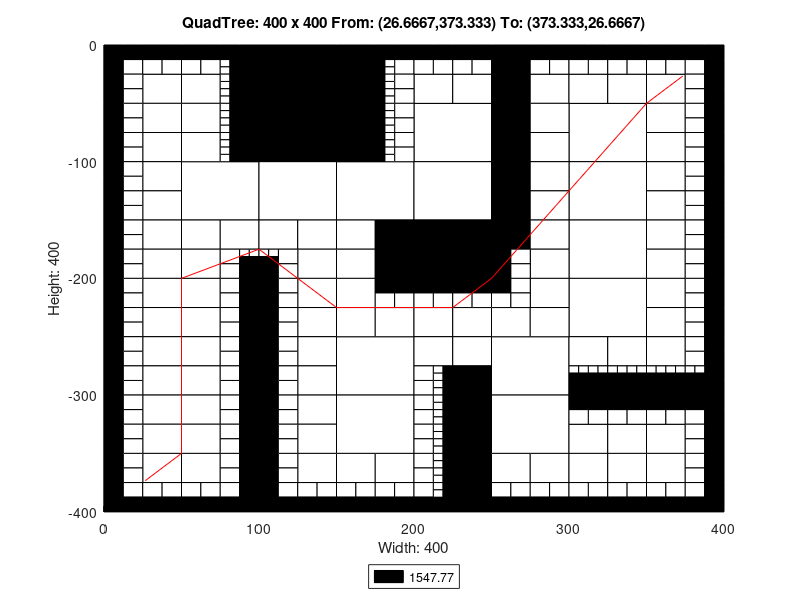

This chart was generated by the following MATLAB code:
axis([0 400 -400 0]);
title('QuadTree: 400 x 400 From: (26.6667,373.333) To: (373.333,26.6667)');
xlabel('Width: 400');
ylabel('Height: 400');
rectangle('Position',[100 -50 50 50], 'FaceColor',[0 0 0]);
rectangle('Position',[100 -100 50 50], 'FaceColor',[0 0 0]);
rectangle('Position',[50 -150 50 50], 'FaceColor',[1 1 1]);
rectangle('Position',[100 -150 50 50], 'FaceColor',[1 1 1]);
rectangle('Position',[150 -150 50 50], 'FaceColor',[1 1 1]);
rectangle('Position',[200 -100 50 50], 'FaceColor',[1 1 1]);
rectangle('Position',[300 -100 50 50], 'FaceColor',[1 1 1]);
rectangle('Position',[200 -150 50 50], 'FaceColor',[1 1 1]);
rectangle('Position',[200 -200 50 50], 'FaceColor',[0 0 0]);
rectangle('Position',[300 -150 50 50], 'FaceColor',[1 1 1]);
rectangle('Position',[300 -200 50 50], 'FaceColor',[1 1 1]);
rectangle('Position',[150 -300 50 50], 'FaceColor',[1 1 1]);
rectangle('Position',[150 -350 50 50], 'FaceColor',[1 1 1]);
rectangle('Position',[250 -300 50 50], 'FaceColor',[1 1 1]);
rectangle('Position',[300 -250 50 50], 'FaceColor',[1 1 1]);
rectangle('Position',[250 -350 50 50], 'FaceColor',[1 1 1]);
rectangle('Position',[25 -50 25 25], 'FaceColor',[1 1 1]);
rectangle('Position',[50 -50 25 25], 'FaceColor',[1 1 1]);
rectangle('Position',[25 -75 25 25], 'FaceColor',[1 1 1]);
rectangle('Position',[25 -100 25 25], 'FaceColor',[1 1 1]);
rectangle('Position',[50 -75 25 25], 'FaceColor',[1 1 1]);
rectangle('Position',[50 -100 25 25], 'FaceColor',[1 1 1]);
rectangle('Position',[150 -25 25 25], 'FaceColor',[0 0 0]);
rectangle('Position',[150 -50 25 25], 'FaceColor',[0 0 0]);
rectangle('Position',[150 -75 25 25], 'FaceColor',[0 0 0]);
rectangle('Position',[150 -100 25 25], 'FaceColor',[0 0 0]);
rectangle('Position',[25 -125 25 25], 'FaceColor',[1 1 1]);
rectangle('Position',[25 -150 25 25], 'FaceColor',[1 1 1]);
rectangle('Position',[25 -175 25 25], 'FaceColor',[1 1 1]);
rectangle('Position',[25 -200 25 25], 'FaceColor',[1 1 1]);
rectangle('Position',[50 -175 25 25], 'FaceColor',[1 1 1]);
rectangle('Position',[75 -175 25 25], 'FaceColor',[1 1 1]);
rectangle('Position',[50 -200 25 25], 'FaceColor',[1 1 1]);
rectangle('Position',[100 -175 25 25], 'FaceColor',[1 1 1]);
rectangle('Position',[125 -175 25 25], 'FaceColor',[1 1 1]);
rectangle('Position',[125 -200 25 25], 'FaceColor',[1 1 1]);
rectangle('Position',[150 -175 25 25], 'FaceColor',[1 1 1]);
rectangle('Position',[175 -175 25 25], 'FaceColor',[0 0 0]);
rectangle('Position',[150 -200 25 25], 'FaceColor',[1 1 1]);
rectangle('Position',[175 -200 25 25], 'FaceColor',[0 0 0]);
rectangle('Position',[200 -50 25 25], 'FaceColor',[1 1 1]);
rectangle('Position',[225 -50 25 25], 'FaceColor',[1 1 1]);
rectangle('Position',[250 -25 25 25], 'FaceColor',[0 0 0]);
rectangle('Position',[250 -50 25 25], 'FaceColor',[0 0 0]);
rectangle('Position',[275 -50 25 25], 'FaceColor',[1 1 1]);
rectangle('Position',[250 -75 25 25], 'FaceColor',[0 0 0]);
rectangle('Position',[275 -75 25 25], 'FaceColor',[1 1 1]);
rectangle('Position',[250 -100 25 25], 'FaceColor',[0 0 0]);
rectangle('Position',[275 -100 25 25], 'FaceColor',[1 1 1]);
rectangle('Position',[300 -50 25 25], 'FaceColor',[1 1 1]);
rectangle('Position',[325 -50 25 25], 'FaceColor',[1 1 1]);
rectangle('Position',[350 -50 25 25], 'FaceColor',[1 1 1]);
rectangle('Position',[350 -75 25 25], 'FaceColor',[1 1 1]);
rectangle('Position',[350 -100 25 25], 'FaceColor',[1 1 1]);
rectangle('Position',[250 -125 25 25], 'FaceColor',[0 0 0]);
rectangle('Position',[275 -125 25 25], 'FaceColor',[1 1 1]);
rectangle('Position',[250 -150 25 25], 'FaceColor',[0 0 0]);
rectangle('Position',[275 -150 25 25], 'FaceColor',[1 1 1]);
rectangle('Position',[250 -175 25 25], 'FaceColor',[0 0 0]);
rectangle('Position',[275 -175 25 25], 'FaceColor',[1 1 1]);
rectangle('Position',[275 -200 25 25], 'FaceColor',[1 1 1]);
rectangle('Position',[350 -125 25 25], 'FaceColor',[1 1 1]);
rectangle('Position',[350 -150 25 25], 'FaceColor',[1 1 1]);
rectangle('Position',[350 -175 25 25], 'FaceColor',[1 1 1]);
rectangle('Position',[350 -200 25 25], 'FaceColor',[1 1 1]);
rectangle('Position',[25 -225 25 25], 'FaceColor',[1 1 1]);
rectangle('Position',[25 -250 25 25], 'FaceColor',[1 1 1]);
rectangle('Position',[50 -225 25 25], 'FaceColor',[1 1 1]);
rectangle('Position',[50 -250 25 25], 'FaceColor',[1 1 1]);
rectangle('Position',[25 -275 25 25], 'FaceColor',[1 1 1]);
rectangle('Position',[25 -300 25 25], 'FaceColor',[1 1 1]);
rectangle('Position',[50 -275 25 25], 'FaceColor',[1 1 1]);
rectangle('Position',[50 -300 25 25], 'FaceColor',[1 1 1]);
rectangle('Position',[125 -225 25 25], 'FaceColor',[1 1 1]);
rectangle('Position',[125 -250 25 25], 'FaceColor',[1 1 1]);
rectangle('Position',[150 -225 25 25], 'FaceColor',[1 1 1]);
rectangle('Position',[150 -250 25 25], 'FaceColor',[1 1 1]);
rectangle('Position',[175 -250 25 25], 'FaceColor',[1 1 1]);
rectangle('Position',[125 -275 25 25], 'FaceColor',[1 1 1]);
rectangle('Position',[125 -300 25 25], 'FaceColor',[1 1 1]);
rectangle('Position',[25 -325 25 25], 'FaceColor',[1 1 1]);
rectangle('Position',[25 -350 25 25], 'FaceColor',[1 1 1]);
rectangle('Position',[50 -325 25 25], 'FaceColor',[1 1 1]);
rectangle('Position',[50 -350 25 25], 'FaceColor',[1 1 1]);
rectangle('Position',[25 -375 25 25], 'FaceColor',[1 1 1]);
rectangle('Position',[50 -375 25 25], 'FaceColor',[1 1 1]);
rectangle('Position',[125 -325 25 25], 'FaceColor',[1 1 1]);
rectangle('Position',[125 -350 25 25], 'FaceColor',[1 1 1]);
rectangle('Position',[125 -375 25 25], 'FaceColor',[1 1 1]);
rectangle('Position',[150 -375 25 25], 'FaceColor',[1 1 1]);
rectangle('Position',[175 -375 25 25], 'FaceColor',[1 1 1]);
rectangle('Position',[200 -250 25 25], 'FaceColor',[1 1 1]);
rectangle('Position',[225 -250 25 25], 'FaceColor',[1 1 1]);
rectangle('Position',[275 -225 25 25], 'FaceColor',[1 1 1]);
rectangle('Position',[250 -250 25 25], 'FaceColor',[1 1 1]);
rectangle('Position',[275 -250 25 25], 'FaceColor',[1 1 1]);
rectangle('Position',[200 -275 25 25], 'FaceColor',[1 1 1]);
rectangle('Position',[225 -275 25 25], 'FaceColor',[1 1 1]);
rectangle('Position',[225 -300 25 25], 'FaceColor',[0 0 0]);
rectangle('Position',[350 -225 25 25], 'FaceColor',[1 1 1]);
rectangle('Position',[350 -250 25 25], 'FaceColor',[1 1 1]);
rectangle('Position',[300 -275 25 25], 'FaceColor',[1 1 1]);
rectangle('Position',[325 -275 25 25], 'FaceColor',[1 1 1]);
rectangle('Position',[350 -275 25 25], 'FaceColor',[1 1 1]);
rectangle('Position',[225 -325 25 25], 'FaceColor',[0 0 0]);
rectangle('Position',[225 -350 25 25], 'FaceColor',[0 0 0]);
rectangle('Position',[225 -375 25 25], 'FaceColor',[0 0 0]);
rectangle('Position',[225 -400 25 25], 'FaceColor',[0 0 0]);
rectangle('Position',[250 -375 25 25], 'FaceColor',[1 1 1]);
rectangle('Position',[275 -375 25 25], 'FaceColor',[1 1 1]);
rectangle('Position',[300 -350 25 25], 'FaceColor',[1 1 1]);
rectangle('Position',[325 -350 25 25], 'FaceColor',[1 1 1]);
rectangle('Position',[350 -350 25 25], 'FaceColor',[1 1 1]);
rectangle('Position',[300 -375 25 25], 'FaceColor',[1 1 1]);
rectangle('Position',[325 -375 25 25], 'FaceColor',[1 1 1]);
rectangle('Position',[350 -375 25 25], 'FaceColor',[1 1 1]);
rectangle('Position',[0 -12.5 12.5 12.5], 'FaceColor',[0 0 0]);
rectangle('Position',[12.5 -12.5 12.5 12.5], 'FaceColor',[0 0 0]);
rectangle('Position',[0 -25 12.5 12.5], 'FaceColor',[0 0 0]);
rectangle('Position',[12.5 -25 12.5 12.5], 'FaceColor',[1 1 1]);
rectangle('Position',[25 -12.5 12.5 12.5], 'FaceColor',[0 0 0]);
rectangle('Position',[37.5 -12.5 12.5 12.5], 'FaceColor',[0 0 0]);
rectangle('Position',[25 -25 12.5 12.5], 'FaceColor',[1 1 1]);
rectangle('Position',[37.5 -25 12.5 12.5], 'FaceColor',[1 1 1]);
rectangle('Position',[0 -37.5 12.5 12.5], 'FaceColor',[0 0 0]);
rectangle('Position',[12.5 -37.5 12.5 12.5], 'FaceColor',[1 1 1]);
rectangle('Position',[0 -50 12.5 12.5], 'FaceColor',[0 0 0]);
rectangle('Position',[12.5 -50 12.5 12.5], 'FaceColor',[1 1 1]);
rectangle('Position',[50 -12.5 12.5 12.5], 'FaceColor',[0 0 0]);
rectangle('Position',[62.5 -12.5 12.5 12.5], 'FaceColor',[0 0 0]);
rectangle('Position',[50 -25 12.5 12.5], 'FaceColor',[1 1 1]);
rectangle('Position',[62.5 -25 12.5 12.5], 'FaceColor',[1 1 1]);
rectangle('Position',[75 -12.5 12.5 12.5], 'FaceColor',[0 0 0]);
rectangle('Position',[87.5 -12.5 12.5 12.5], 'FaceColor',[0 0 0]);
rectangle('Position',[87.5 -25 12.5 12.5], 'FaceColor',[0 0 0]);
rectangle('Position',[87.5 -37.5 12.5 12.5], 'FaceColor',[0 0 0]);
rectangle('Position',[87.5 -50 12.5 12.5], 'FaceColor',[0 0 0]);
rectangle('Position',[0 -62.5 12.5 12.5], 'FaceColor',[0 0 0]);
rectangle('Position',[12.5 -62.5 12.5 12.5], 'FaceColor',[1 1 1]);
rectangle('Position',[0 -75 12.5 12.5], 'FaceColor',[0 0 0]);
rectangle('Position',[12.5 -75 12.5 12.5], 'FaceColor',[1 1 1]);
rectangle('Position',[0 -87.5 12.5 12.5], 'FaceColor',[0 0 0]);
rectangle('Position',[12.5 -87.5 12.5 12.5], 'FaceColor',[1 1 1]);
rectangle('Position',[0 -100 12.5 12.5], 'FaceColor',[0 0 0]);
rectangle('Position',[12.5 -100 12.5 12.5], 'FaceColor',[1 1 1]);
rectangle('Position',[87.5 -62.5 12.5 12.5], 'FaceColor',[0 0 0]);
rectangle('Position',[87.5 -75 12.5 12.5], 'FaceColor',[0 0 0]);
rectangle('Position',[87.5 -87.5 12.5 12.5], 'FaceColor',[0 0 0]);
rectangle('Position',[87.5 -100 12.5 12.5], 'FaceColor',[0 0 0]);
rectangle('Position',[175 -12.5 12.5 12.5], 'FaceColor',[0 0 0]);
rectangle('Position',[187.5 -12.5 12.5 12.5], 'FaceColor',[0 0 0]);
rectangle('Position',[187.5 -25 12.5 12.5], 'FaceColor',[1 1 1]);
rectangle('Position',[187.5 -37.5 12.5 12.5], 'FaceColor',[1 1 1]);
rectangle('Position',[187.5 -50 12.5 12.5], 'FaceColor',[1 1 1]);
rectangle('Position',[187.5 -62.5 12.5 12.5], 'FaceColor',[1 1 1]);
rectangle('Position',[187.5 -75 12.5 12.5], 'FaceColor',[1 1 1]);
rectangle('Position',[187.5 -87.5 12.5 12.5], 'FaceColor',[1 1 1]);
rectangle('Position',[187.5 -100 12.5 12.5], 'FaceColor',[1 1 1]);
rectangle('Position',[0 -112.5 12.5 12.5], 'FaceColor',[0 0 0]);
rectangle('Position',[12.5 -112.5 12.5 12.5], 'FaceColor',[1 1 1]);
rectangle('Position',[0 -125 12.5 12.5], 'FaceColor',[0 0 0]);
rectangle('Position',[12.5 -125 12.5 12.5], 'FaceColor',[1 1 1]);
rectangle('Position',[0 -137.5 12.5 12.5], 'FaceColor',[0 0 0]);
rectangle('Position',[12.5 -137.5 12.5 12.5], 'FaceColor',[1 1 1]);
rectangle('Position',[0 -150 12.5 12.5], 'FaceColor',[0 0 0]);
rectangle('Position',[12.5 -150 12.5 12.5], 'FaceColor',[1 1 1]);
rectangle('Position',[0 -162.5 12.5 12.5], 'FaceColor',[0 0 0]);
rectangle('Position',[12.5 -162.5 12.5 12.5], 'FaceColor',[1 1 1]);
rectangle('Position',[0 -175 12.5 12.5], 'FaceColor',[0 0 0]);
rectangle('Position',[12.5 -175 12.5 12.5], 'FaceColor',[1 1 1]);
rectangle('Position',[0 -187.5 12.5 12.5], 'FaceColor',[0 0 0]);
rectangle('Position',[12.5 -187.5 12.5 12.5], 'FaceColor',[1 1 1]);
rectangle('Position',[0 -200 12.5 12.5], 'FaceColor',[0 0 0]);
rectangle('Position',[12.5 -200 12.5 12.5], 'FaceColor',[1 1 1]);
rectangle('Position',[75 -187.5 12.5 12.5], 'FaceColor',[1 1 1]);
rectangle('Position',[75 -200 12.5 12.5], 'FaceColor',[1 1 1]);
rectangle('Position',[87.5 -200 12.5 12.5], 'FaceColor',[0 0 0]);
rectangle('Position',[112.5 -187.5 12.5 12.5], 'FaceColor',[1 1 1]);
rectangle('Position',[100 -200 12.5 12.5], 'FaceColor',[0 0 0]);
rectangle('Position',[112.5 -200 12.5 12.5], 'FaceColor',[1 1 1]);
rectangle('Position',[200 -12.5 12.5 12.5], 'FaceColor',[0 0 0]);
rectangle('Position',[212.5 -12.5 12.5 12.5], 'FaceColor',[0 0 0]);
rectangle('Position',[200 -25 12.5 12.5], 'FaceColor',[1 1 1]);
rectangle('Position',[212.5 -25 12.5 12.5], 'FaceColor',[1 1 1]);
rectangle('Position',[225 -12.5 12.5 12.5], 'FaceColor',[0 0 0]);
rectangle('Position',[237.5 -12.5 12.5 12.5], 'FaceColor',[0 0 0]);
rectangle('Position',[225 -25 12.5 12.5], 'FaceColor',[1 1 1]);
rectangle('Position',[237.5 -25 12.5 12.5], 'FaceColor',[1 1 1]);
rectangle('Position',[275 -12.5 12.5 12.5], 'FaceColor',[0 0 0]);
rectangle('Position',[287.5 -12.5 12.5 12.5], 'FaceColor',[0 0 0]);
rectangle('Position',[275 -25 12.5 12.5], 'FaceColor',[1 1 1]);
rectangle('Position',[287.5 -25 12.5 12.5], 'FaceColor',[1 1 1]);
rectangle('Position',[300 -12.5 12.5 12.5], 'FaceColor',[0 0 0]);
rectangle('Position',[312.5 -12.5 12.5 12.5], 'FaceColor',[0 0 0]);
rectangle('Position',[300 -25 12.5 12.5], 'FaceColor',[1 1 1]);
rectangle('Position',[312.5 -25 12.5 12.5], 'FaceColor',[1 1 1]);
rectangle('Position',[325 -12.5 12.5 12.5], 'FaceColor',[0 0 0]);
rectangle('Position',[337.5 -12.5 12.5 12.5], 'FaceColor',[0 0 0]);
rectangle('Position',[325 -25 12.5 12.5], 'FaceColor',[1 1 1]);
rectangle('Position',[337.5 -25 12.5 12.5], 'FaceColor',[1 1 1]);
rectangle('Position',[350 -12.5 12.5 12.5], 'FaceColor',[0 0 0]);
rectangle('Position',[362.5 -12.5 12.5 12.5], 'FaceColor',[0 0 0]);
rectangle('Position',[350 -25 12.5 12.5], 'FaceColor',[1 1 1]);
rectangle('Position',[362.5 -25 12.5 12.5], 'FaceColor',[1 1 1]);
rectangle('Position',[375 -12.5 12.5 12.5], 'FaceColor',[0 0 0]);
rectangle('Position',[387.5 -12.5 12.5 12.5], 'FaceColor',[0 0 0]);
rectangle('Position',[375 -25 12.5 12.5], 'FaceColor',[1 1 1]);
rectangle('Position',[387.5 -25 12.5 12.5], 'FaceColor',[0 0 0]);
rectangle('Position',[375 -37.5 12.5 12.5], 'FaceColor',[1 1 1]);
rectangle('Position',[387.5 -37.5 12.5 12.5], 'FaceColor',[0 0 0]);
rectangle('Position',[375 -50 12.5 12.5], 'FaceColor',[1 1 1]);
rectangle('Position',[387.5 -50 12.5 12.5], 'FaceColor',[0 0 0]);
rectangle('Position',[375 -62.5 12.5 12.5], 'FaceColor',[1 1 1]);
rectangle('Position',[387.5 -62.5 12.5 12.5], 'FaceColor',[0 0 0]);
rectangle('Position',[375 -75 12.5 12.5], 'FaceColor',[1 1 1]);
rectangle('Position',[387.5 -75 12.5 12.5], 'FaceColor',[0 0 0]);
rectangle('Position',[375 -87.5 12.5 12.5], 'FaceColor',[1 1 1]);
rectangle('Position',[387.5 -87.5 12.5 12.5], 'FaceColor',[0 0 0]);
rectangle('Position',[375 -100 12.5 12.5], 'FaceColor',[1 1 1]);
rectangle('Position',[387.5 -100 12.5 12.5], 'FaceColor',[0 0 0]);
rectangle('Position',[250 -187.5 12.5 12.5], 'FaceColor',[0 0 0]);
rectangle('Position',[262.5 -187.5 12.5 12.5], 'FaceColor',[1 1 1]);
rectangle('Position',[250 -200 12.5 12.5], 'FaceColor',[0 0 0]);
rectangle('Position',[262.5 -200 12.5 12.5], 'FaceColor',[1 1 1]);
rectangle('Position',[375 -112.5 12.5 12.5], 'FaceColor',[1 1 1]);
rectangle('Position',[387.5 -112.5 12.5 12.5], 'FaceColor',[0 0 0]);
rectangle('Position',[375 -125 12.5 12.5], 'FaceColor',[1 1 1]);
rectangle('Position',[387.5 -125 12.5 12.5], 'FaceColor',[0 0 0]);
rectangle('Position',[375 -137.5 12.5 12.5], 'FaceColor',[1 1 1]);
rectangle('Position',[387.5 -137.5 12.5 12.5], 'FaceColor',[0 0 0]);
rectangle('Position',[375 -150 12.5 12.5], 'FaceColor',[1 1 1]);
rectangle('Position',[387.5 -150 12.5 12.5], 'FaceColor',[0 0 0]);
rectangle('Position',[375 -162.5 12.5 12.5], 'FaceColor',[1 1 1]);
rectangle('Position',[387.5 -162.5 12.5 12.5], 'FaceColor',[0 0 0]);
rectangle('Position',[375 -175 12.5 12.5], 'FaceColor',[1 1 1]);
rectangle('Position',[387.5 -175 12.5 12.5], 'FaceColor',[0 0 0]);
rectangle('Position',[375 -187.5 12.5 12.5], 'FaceColor',[1 1 1]);
rectangle('Position',[387.5 -187.5 12.5 12.5], 'FaceColor',[0 0 0]);
rectangle('Position',[375 -200 12.5 12.5], 'FaceColor',[1 1 1]);
rectangle('Position',[387.5 -200 12.5 12.5], 'FaceColor',[0 0 0]);
rectangle('Position',[0 -212.5 12.5 12.5], 'FaceColor',[0 0 0]);
rectangle('Position',[12.5 -212.5 12.5 12.5], 'FaceColor',[1 1 1]);
rectangle('Position',[0 -225 12.5 12.5], 'FaceColor',[0 0 0]);
rectangle('Position',[12.5 -225 12.5 12.5], 'FaceColor',[1 1 1]);
rectangle('Position',[0 -237.5 12.5 12.5], 'FaceColor',[0 0 0]);
rectangle('Position',[12.5 -237.5 12.5 12.5], 'FaceColor',[1 1 1]);
rectangle('Position',[0 -250 12.5 12.5], 'FaceColor',[0 0 0]);
rectangle('Position',[12.5 -250 12.5 12.5], 'FaceColor',[1 1 1]);
rectangle('Position',[75 -212.5 12.5 12.5], 'FaceColor',[1 1 1]);
rectangle('Position',[87.5 -212.5 12.5 12.5], 'FaceColor',[0 0 0]);
rectangle('Position',[75 -225 12.5 12.5], 'FaceColor',[1 1 1]);
rectangle('Position',[87.5 -225 12.5 12.5], 'FaceColor',[0 0 0]);
rectangle('Position',[75 -237.5 12.5 12.5], 'FaceColor',[1 1 1]);
rectangle('Position',[87.5 -237.5 12.5 12.5], 'FaceColor',[0 0 0]);
rectangle('Position',[75 -250 12.5 12.5], 'FaceColor',[1 1 1]);
rectangle('Position',[87.5 -250 12.5 12.5], 'FaceColor',[0 0 0]);
rectangle('Position',[0 -262.5 12.5 12.5], 'FaceColor',[0 0 0]);
rectangle('Position',[12.5 -262.5 12.5 12.5], 'FaceColor',[1 1 1]);
rectangle('Position',[0 -275 12.5 12.5], 'FaceColor',[0 0 0]);
rectangle('Position',[12.5 -275 12.5 12.5], 'FaceColor',[1 1 1]);
rectangle('Position',[0 -287.5 12.5 12.5], 'FaceColor',[0 0 0]);
rectangle('Position',[12.5 -287.5 12.5 12.5], 'FaceColor',[1 1 1]);
rectangle('Position',[0 -300 12.5 12.5], 'FaceColor',[0 0 0]);
rectangle('Position',[12.5 -300 12.5 12.5], 'FaceColor',[1 1 1]);
rectangle('Position',[75 -262.5 12.5 12.5], 'FaceColor',[1 1 1]);
rectangle('Position',[87.5 -262.5 12.5 12.5], 'FaceColor',[0 0 0]);
rectangle('Position',[75 -275 12.5 12.5], 'FaceColor',[1 1 1]);
rectangle('Position',[87.5 -275 12.5 12.5], 'FaceColor',[0 0 0]);
rectangle('Position',[75 -287.5 12.5 12.5], 'FaceColor',[1 1 1]);
rectangle('Position',[87.5 -287.5 12.5 12.5], 'FaceColor',[0 0 0]);
rectangle('Position',[75 -300 12.5 12.5], 'FaceColor',[1 1 1]);
rectangle('Position',[87.5 -300 12.5 12.5], 'FaceColor',[0 0 0]);
rectangle('Position',[100 -212.5 12.5 12.5], 'FaceColor',[0 0 0]);
rectangle('Position',[112.5 -212.5 12.5 12.5], 'FaceColor',[1 1 1]);
rectangle('Position',[100 -225 12.5 12.5], 'FaceColor',[0 0 0]);
rectangle('Position',[112.5 -225 12.5 12.5], 'FaceColor',[1 1 1]);
rectangle('Position',[100 -237.5 12.5 12.5], 'FaceColor',[0 0 0]);
rectangle('Position',[112.5 -237.5 12.5 12.5], 'FaceColor',[1 1 1]);
rectangle('Position',[100 -250 12.5 12.5], 'FaceColor',[0 0 0]);
rectangle('Position',[112.5 -250 12.5 12.5], 'FaceColor',[1 1 1]);
rectangle('Position',[175 -212.5 12.5 12.5], 'FaceColor',[0 0 0]);
rectangle('Position',[187.5 -212.5 12.5 12.5], 'FaceColor',[0 0 0]);
rectangle('Position',[175 -225 12.5 12.5], 'FaceColor',[1 1 1]);
rectangle('Position',[187.5 -225 12.5 12.5], 'FaceColor',[1 1 1]);
rectangle('Position',[100 -262.5 12.5 12.5], 'FaceColor',[0 0 0]);
rectangle('Position',[112.5 -262.5 12.5 12.5], 'FaceColor',[1 1 1]);
rectangle('Position',[100 -275 12.5 12.5], 'FaceColor',[0 0 0]);
rectangle('Position',[112.5 -275 12.5 12.5], 'FaceColor',[1 1 1]);
rectangle('Position',[100 -287.5 12.5 12.5], 'FaceColor',[0 0 0]);
rectangle('Position',[112.5 -287.5 12.5 12.5], 'FaceColor',[1 1 1]);
rectangle('Position',[100 -300 12.5 12.5], 'FaceColor',[0 0 0]);
rectangle('Position',[112.5 -300 12.5 12.5], 'FaceColor',[1 1 1]);
rectangle('Position',[0 -312.5 12.5 12.5], 'FaceColor',[0 0 0]);
rectangle('Position',[12.5 -312.5 12.5 12.5], 'FaceColor',[1 1 1]);
rectangle('Position',[0 -325 12.5 12.5], 'FaceColor',[0 0 0]);
rectangle('Position',[12.5 -325 12.5 12.5], 'FaceColor',[1 1 1]);
rectangle('Position',[0 -337.5 12.5 12.5], 'FaceColor',[0 0 0]);
rectangle('Position',[12.5 -337.5 12.5 12.5], 'FaceColor',[1 1 1]);
rectangle('Position',[0 -350 12.5 12.5], 'FaceColor',[0 0 0]);
rectangle('Position',[12.5 -350 12.5 12.5], 'FaceColor',[1 1 1]);
rectangle('Position',[75 -312.5 12.5 12.5], 'FaceColor',[1 1 1]);
rectangle('Position',[87.5 -312.5 12.5 12.5], 'FaceColor',[0 0 0]);
rectangle('Position',[75 -325 12.5 12.5], 'FaceColor',[1 1 1]);
rectangle('Position',[87.5 -325 12.5 12.5], 'FaceColor',[0 0 0]);
rectangle('Position',[75 -337.5 12.5 12.5], 'FaceColor',[1 1 1]);
rectangle('Position',[87.5 -337.5 12.5 12.5], 'FaceColor',[0 0 0]);
rectangle('Position',[75 -350 12.5 12.5], 'FaceColor',[1 1 1]);
rectangle('Position',[87.5 -350 12.5 12.5], 'FaceColor',[0 0 0]);
rectangle('Position',[0 -362.5 12.5 12.5], 'FaceColor',[0 0 0]);
rectangle('Position',[12.5 -362.5 12.5 12.5], 'FaceColor',[1 1 1]);
rectangle('Position',[0 -375 12.5 12.5], 'FaceColor',[0 0 0]);
rectangle('Position',[12.5 -375 12.5 12.5], 'FaceColor',[1 1 1]);
rectangle('Position',[0 -387.5 12.5 12.5], 'FaceColor',[0 0 0]);
rectangle('Position',[12.5 -387.5 12.5 12.5], 'FaceColor',[1 1 1]);
rectangle('Position',[0 -400 12.5 12.5], 'FaceColor',[0 0 0]);
rectangle('Position',[12.5 -400 12.5 12.5], 'FaceColor',[0 0 0]);
rectangle('Position',[25 -387.5 12.5 12.5], 'FaceColor',[1 1 1]);
rectangle('Position',[37.5 -387.5 12.5 12.5], 'FaceColor',[1 1 1]);
rectangle('Position',[25 -400 12.5 12.5], 'FaceColor',[0 0 0]);
rectangle('Position',[37.5 -400 12.5 12.5], 'FaceColor',[0 0 0]);
rectangle('Position',[75 -362.5 12.5 12.5], 'FaceColor',[1 1 1]);
rectangle('Position',[87.5 -362.5 12.5 12.5], 'FaceColor',[0 0 0]);
rectangle('Position',[75 -375 12.5 12.5], 'FaceColor',[1 1 1]);
rectangle('Position',[87.5 -375 12.5 12.5], 'FaceColor',[0 0 0]);
rectangle('Position',[50 -387.5 12.5 12.5], 'FaceColor',[1 1 1]);
rectangle('Position',[62.5 -387.5 12.5 12.5], 'FaceColor',[1 1 1]);
rectangle('Position',[50 -400 12.5 12.5], 'FaceColor',[0 0 0]);
rectangle('Position',[62.5 -400 12.5 12.5], 'FaceColor',[0 0 0]);
rectangle('Position',[75 -387.5 12.5 12.5], 'FaceColor',[1 1 1]);
rectangle('Position',[87.5 -387.5 12.5 12.5], 'FaceColor',[0 0 0]);
rectangle('Position',[75 -400 12.5 12.5], 'FaceColor',[0 0 0]);
rectangle('Position',[87.5 -400 12.5 12.5], 'FaceColor',[0 0 0]);
rectangle('Position',[100 -312.5 12.5 12.5], 'FaceColor',[0 0 0]);
rectangle('Position',[112.5 -312.5 12.5 12.5], 'FaceColor',[1 1 1]);
rectangle('Position',[100 -325 12.5 12.5], 'FaceColor',[0 0 0]);
rectangle('Position',[112.5 -325 12.5 12.5], 'FaceColor',[1 1 1]);
rectangle('Position',[100 -337.5 12.5 12.5], 'FaceColor',[0 0 0]);
rectangle('Position',[112.5 -337.5 12.5 12.5], 'FaceColor',[1 1 1]);
rectangle('Position',[100 -350 12.5 12.5], 'FaceColor',[0 0 0]);
rectangle('Position',[112.5 -350 12.5 12.5], 'FaceColor',[1 1 1]);
rectangle('Position',[100 -362.5 12.5 12.5], 'FaceColor',[0 0 0]);
rectangle('Position',[112.5 -362.5 12.5 12.5], 'FaceColor',[1 1 1]);
rectangle('Position',[100 -375 12.5 12.5], 'FaceColor',[0 0 0]);
rectangle('Position',[112.5 -375 12.5 12.5], 'FaceColor',[1 1 1]);
rectangle('Position',[100 -387.5 12.5 12.5], 'FaceColor',[0 0 0]);
rectangle('Position',[112.5 -387.5 12.5 12.5], 'FaceColor',[1 1 1]);
rectangle('Position',[100 -400 12.5 12.5], 'FaceColor',[0 0 0]);
rectangle('Position',[112.5 -400 12.5 12.5], 'FaceColor',[0 0 0]);
rectangle('Position',[125 -387.5 12.5 12.5], 'FaceColor',[1 1 1]);
rectangle('Position',[137.5 -387.5 12.5 12.5], 'FaceColor',[1 1 1]);
rectangle('Position',[125 -400 12.5 12.5], 'FaceColor',[0 0 0]);
rectangle('Position',[137.5 -400 12.5 12.5], 'FaceColor',[0 0 0]);
rectangle('Position',[150 -387.5 12.5 12.5], 'FaceColor',[1 1 1]);
rectangle('Position',[162.5 -387.5 12.5 12.5], 'FaceColor',[1 1 1]);
rectangle('Position',[150 -400 12.5 12.5], 'FaceColor',[0 0 0]);
rectangle('Position',[162.5 -400 12.5 12.5], 'FaceColor',[0 0 0]);
rectangle('Position',[175 -387.5 12.5 12.5], 'FaceColor',[1 1 1]);
rectangle('Position',[187.5 -387.5 12.5 12.5], 'FaceColor',[1 1 1]);
rectangle('Position',[175 -400 12.5 12.5], 'FaceColor',[0 0 0]);
rectangle('Position',[187.5 -400 12.5 12.5], 'FaceColor',[0 0 0]);
rectangle('Position',[200 -212.5 12.5 12.5], 'FaceColor',[0 0 0]);
rectangle('Position',[212.5 -212.5 12.5 12.5], 'FaceColor',[0 0 0]);
rectangle('Position',[200 -225 12.5 12.5], 'FaceColor',[1 1 1]);
rectangle('Position',[212.5 -225 12.5 12.5], 'FaceColor',[1 1 1]);
rectangle('Position',[225 -212.5 12.5 12.5], 'FaceColor',[0 0 0]);
rectangle('Position',[237.5 -212.5 12.5 12.5], 'FaceColor',[0 0 0]);
rectangle('Position',[225 -225 12.5 12.5], 'FaceColor',[1 1 1]);
rectangle('Position',[237.5 -225 12.5 12.5], 'FaceColor',[1 1 1]);
rectangle('Position',[250 -212.5 12.5 12.5], 'FaceColor',[0 0 0]);
rectangle('Position',[262.5 -212.5 12.5 12.5], 'FaceColor',[1 1 1]);
rectangle('Position',[250 -225 12.5 12.5], 'FaceColor',[1 1 1]);
rectangle('Position',[262.5 -225 12.5 12.5], 'FaceColor',[1 1 1]);
rectangle('Position',[200 -287.5 12.5 12.5], 'FaceColor',[1 1 1]);
rectangle('Position',[200 -300 12.5 12.5], 'FaceColor',[1 1 1]);
rectangle('Position',[375 -212.5 12.5 12.5], 'FaceColor',[1 1 1]);
rectangle('Position',[387.5 -212.5 12.5 12.5], 'FaceColor',[0 0 0]);
rectangle('Position',[375 -225 12.5 12.5], 'FaceColor',[1 1 1]);
rectangle('Position',[387.5 -225 12.5 12.5], 'FaceColor',[0 0 0]);
rectangle('Position',[375 -237.5 12.5 12.5], 'FaceColor',[1 1 1]);
rectangle('Position',[387.5 -237.5 12.5 12.5], 'FaceColor',[0 0 0]);
rectangle('Position',[375 -250 12.5 12.5], 'FaceColor',[1 1 1]);
rectangle('Position',[387.5 -250 12.5 12.5], 'FaceColor',[0 0 0]);
rectangle('Position',[300 -300 12.5 12.5], 'FaceColor',[0 0 0]);
rectangle('Position',[312.5 -300 12.5 12.5], 'FaceColor',[0 0 0]);
rectangle('Position',[325 -300 12.5 12.5], 'FaceColor',[0 0 0]);
rectangle('Position',[337.5 -300 12.5 12.5], 'FaceColor',[0 0 0]);
rectangle('Position',[375 -262.5 12.5 12.5], 'FaceColor',[1 1 1]);
rectangle('Position',[387.5 -262.5 12.5 12.5], 'FaceColor',[0 0 0]);
rectangle('Position',[375 -275 12.5 12.5], 'FaceColor',[1 1 1]);
rectangle('Position',[387.5 -275 12.5 12.5], 'FaceColor',[0 0 0]);
rectangle('Position',[350 -300 12.5 12.5], 'FaceColor',[0 0 0]);
rectangle('Position',[362.5 -300 12.5 12.5], 'FaceColor',[0 0 0]);
rectangle('Position',[387.5 -287.5 12.5 12.5], 'FaceColor',[0 0 0]);
rectangle('Position',[375 -300 12.5 12.5], 'FaceColor',[0 0 0]);
rectangle('Position',[387.5 -300 12.5 12.5], 'FaceColor',[0 0 0]);
rectangle('Position',[200 -312.5 12.5 12.5], 'FaceColor',[1 1 1]);
rectangle('Position',[200 -325 12.5 12.5], 'FaceColor',[1 1 1]);
rectangle('Position',[200 -337.5 12.5 12.5], 'FaceColor',[1 1 1]);
rectangle('Position',[200 -350 12.5 12.5], 'FaceColor',[1 1 1]);
rectangle('Position',[200 -362.5 12.5 12.5], 'FaceColor',[1 1 1]);
rectangle('Position',[200 -375 12.5 12.5], 'FaceColor',[1 1 1]);
rectangle('Position',[200 -387.5 12.5 12.5], 'FaceColor',[1 1 1]);
rectangle('Position',[200 -400 12.5 12.5], 'FaceColor',[0 0 0]);
rectangle('Position',[212.5 -400 12.5 12.5], 'FaceColor',[0 0 0]);
rectangle('Position',[250 -387.5 12.5 12.5], 'FaceColor',[1 1 1]);
rectangle('Position',[262.5 -387.5 12.5 12.5], 'FaceColor',[1 1 1]);
rectangle('Position',[250 -400 12.5 12.5], 'FaceColor',[0 0 0]);
rectangle('Position',[262.5 -400 12.5 12.5], 'FaceColor',[0 0 0]);
rectangle('Position',[275 -387.5 12.5 12.5], 'FaceColor',[1 1 1]);
rectangle('Position',[287.5 -387.5 12.5 12.5], 'FaceColor',[1 1 1]);
rectangle('Position',[275 -400 12.5 12.5], 'FaceColor',[0 0 0]);
rectangle('Position',[287.5 -400 12.5 12.5], 'FaceColor',[0 0 0]);
rectangle('Position',[300 -312.5 12.5 12.5], 'FaceColor',[0 0 0]);
rectangle('Position',[312.5 -312.5 12.5 12.5], 'FaceColor',[0 0 0]);
rectangle('Position',[300 -325 12.5 12.5], 'FaceColor',[1 1 1]);
rectangle('Position',[312.5 -325 12.5 12.5], 'FaceColor',[1 1 1]);
rectangle('Position',[325 -312.5 12.5 12.5], 'FaceColor',[0 0 0]);
rectangle('Position',[337.5 -312.5 12.5 12.5], 'FaceColor',[0 0 0]);
rectangle('Position',[325 -325 12.5 12.5], 'FaceColor',[1 1 1]);
rectangle('Position',[337.5 -325 12.5 12.5], 'FaceColor',[1 1 1]);
rectangle('Position',[350 -312.5 12.5 12.5], 'FaceColor',[0 0 0]);
rectangle('Position',[362.5 -312.5 12.5 12.5], 'FaceColor',[0 0 0]);
rectangle('Position',[350 -325 12.5 12.5], 'FaceColor',[1 1 1]);
rectangle('Position',[362.5 -325 12.5 12.5], 'FaceColor',[1 1 1]);
rectangle('Position',[375 -312.5 12.5 12.5], 'FaceColor',[0 0 0]);
rectangle('Position',[387.5 -312.5 12.5 12.5], 'FaceColor',[0 0 0]);
rectangle('Position',[375 -325 12.5 12.5], 'FaceColor',[1 1 1]);
rectangle('Position',[387.5 -325 12.5 12.5], 'FaceColor',[0 0 0]);
rectangle('Position',[375 -337.5 12.5 12.5], 'FaceColor',[1 1 1]);
rectangle('Position',[387.5 -337.5 12.5 12.5], 'FaceColor',[0 0 0]);
rectangle('Position',[375 -350 12.5 12.5], 'FaceColor',[1 1 1]);
rectangle('Position',[387.5 -350 12.5 12.5], 'FaceColor',[0 0 0]);
rectangle('Position',[300 -387.5 12.5 12.5], 'FaceColor',[1 1 1]);
rectangle('Position',[312.5 -387.5 12.5 12.5], 'FaceColor',[1 1 1]);
rectangle('Position',[300 -400 12.5 12.5], 'FaceColor',[0 0 0]);
rectangle('Position',[312.5 -400 12.5 12.5], 'FaceColor',[0 0 0]);
rectangle('Position',[325 -387.5 12.5 12.5], 'FaceColor',[1 1 1]);
rectangle('Position',[337.5 -387.5 12.5 12.5], 'FaceColor',[1 1 1]);
rectangle('Position',[325 -400 12.5 12.5], 'FaceColor',[0 0 0]);
rectangle('Position',[337.5 -400 12.5 12.5], 'FaceColor',[0 0 0]);
rectangle('Position',[375 -362.5 12.5 12.5], 'FaceColor',[1 1 1]);
rectangle('Position',[387.5 -362.5 12.5 12.5], 'FaceColor',[0 0 0]);
rectangle('Position',[375 -375 12.5 12.5], 'FaceColor',[1 1 1]);
rectangle('Position',[387.5 -375 12.5 12.5], 'FaceColor',[0 0 0]);
rectangle('Position',[350 -387.5 12.5 12.5], 'FaceColor',[1 1 1]);
rectangle('Position',[362.5 -387.5 12.5 12.5], 'FaceColor',[1 1 1]);
rectangle('Position',[350 -400 12.5 12.5], 'FaceColor',[0 0 0]);
rectangle('Position',[362.5 -400 12.5 12.5], 'FaceColor',[0 0 0]);
rectangle('Position',[375 -387.5 12.5 12.5], 'FaceColor',[1 1 1]);
rectangle('Position',[387.5 -387.5 12.5 12.5], 'FaceColor',[0 0 0]);
rectangle('Position',[375 -400 12.5 12.5], 'FaceColor',[0 0 0]);
rectangle('Position',[387.5 -400 12.5 12.5], 'FaceColor',[0 0 0]);
rectangle('Position',[75 -18.75 6.25 6.25], 'FaceColor',[1 1 1]);
rectangle('Position',[81.25 -18.75 6.25 6.25], 'FaceColor',[0 0 0]);
rectangle('Position',[75 -25 6.25 6.25], 'FaceColor',[1 1 1]);
rectangle('Position',[81.25 -25 6.25 6.25], 'FaceColor',[0 0 0]);
rectangle('Position',[75 -31.25 6.25 6.25], 'FaceColor',[1 1 1]);
rectangle('Position',[81.25 -31.25 6.25 6.25], 'FaceColor',[0 0 0]);
rectangle('Position',[75 -37.5 6.25 6.25], 'FaceColor',[1 1 1]);
rectangle('Position',[81.25 -37.5 6.25 6.25], 'FaceColor',[0 0 0]);
rectangle('Position',[75 -43.75 6.25 6.25], 'FaceColor',[1 1 1]);
rectangle('Position',[81.25 -43.75 6.25 6.25], 'FaceColor',[0 0 0]);
rectangle('Position',[75 -50 6.25 6.25], 'FaceColor',[1 1 1]);
rectangle('Position',[81.25 -50 6.25 6.25], 'FaceColor',[0 0 0]);
rectangle('Position',[75 -56.25 6.25 6.25], 'FaceColor',[1 1 1]);
rectangle('Position',[81.25 -56.25 6.25 6.25], 'FaceColor',[0 0 0]);
rectangle('Position',[75 -62.5 6.25 6.25], 'FaceColor',[1 1 1]);
rectangle('Position',[81.25 -62.5 6.25 6.25], 'FaceColor',[0 0 0]);
rectangle('Position',[75 -68.75 6.25 6.25], 'FaceColor',[1 1 1]);
rectangle('Position',[81.25 -68.75 6.25 6.25], 'FaceColor',[0 0 0]);
rectangle('Position',[75 -75 6.25 6.25], 'FaceColor',[1 1 1]);
rectangle('Position',[81.25 -75 6.25 6.25], 'FaceColor',[0 0 0]);
rectangle('Position',[75 -81.25 6.25 6.25], 'FaceColor',[1 1 1]);
rectangle('Position',[81.25 -81.25 6.25 6.25], 'FaceColor',[0 0 0]);
rectangle('Position',[75 -87.5 6.25 6.25], 'FaceColor',[1 1 1]);
rectangle('Position',[81.25 -87.5 6.25 6.25], 'FaceColor',[0 0 0]);
rectangle('Position',[75 -93.75 6.25 6.25], 'FaceColor',[1 1 1]);
rectangle('Position',[81.25 -93.75 6.25 6.25], 'FaceColor',[0 0 0]);
rectangle('Position',[75 -100 6.25 6.25], 'FaceColor',[1 1 1]);
rectangle('Position',[81.25 -100 6.25 6.25], 'FaceColor',[0 0 0]);
rectangle('Position',[175 -18.75 6.25 6.25], 'FaceColor',[0 0 0]);
rectangle('Position',[181.25 -18.75 6.25 6.25], 'FaceColor',[1 1 1]);
rectangle('Position',[175 -25 6.25 6.25], 'FaceColor',[0 0 0]);
rectangle('Position',[181.25 -25 6.25 6.25], 'FaceColor',[1 1 1]);
rectangle('Position',[175 -31.25 6.25 6.25], 'FaceColor',[0 0 0]);
rectangle('Position',[181.25 -31.25 6.25 6.25], 'FaceColor',[1 1 1]);
rectangle('Position',[175 -37.5 6.25 6.25], 'FaceColor',[0 0 0]);
rectangle('Position',[181.25 -37.5 6.25 6.25], 'FaceColor',[1 1 1]);
rectangle('Position',[175 -43.75 6.25 6.25], 'FaceColor',[0 0 0]);
rectangle('Position',[181.25 -43.75 6.25 6.25], 'FaceColor',[1 1 1]);
rectangle('Position',[175 -50 6.25 6.25], 'FaceColor',[0 0 0]);
rectangle('Position',[181.25 -50 6.25 6.25], 'FaceColor',[1 1 1]);
rectangle('Position',[175 -56.25 6.25 6.25], 'FaceColor',[0 0 0]);
rectangle('Position',[181.25 -56.25 6.25 6.25], 'FaceColor',[1 1 1]);
rectangle('Position',[175 -62.5 6.25 6.25], 'FaceColor',[0 0 0]);
rectangle('Position',[181.25 -62.5 6.25 6.25], 'FaceColor',[1 1 1]);
rectangle('Position',[175 -68.75 6.25 6.25], 'FaceColor',[0 0 0]);
rectangle('Position',[181.25 -68.75 6.25 6.25], 'FaceColor',[1 1 1]);
rectangle('Position',[175 -75 6.25 6.25], 'FaceColor',[0 0 0]);
rectangle('Position',[181.25 -75 6.25 6.25], 'FaceColor',[1 1 1]);
rectangle('Position',[175 -81.25 6.25 6.25], 'FaceColor',[0 0 0]);
rectangle('Position',[181.25 -81.25 6.25 6.25], 'FaceColor',[1 1 1]);
rectangle('Position',[175 -87.5 6.25 6.25], 'FaceColor',[0 0 0]);
rectangle('Position',[181.25 -87.5 6.25 6.25], 'FaceColor',[1 1 1]);
rectangle('Position',[175 -93.75 6.25 6.25], 'FaceColor',[0 0 0]);
rectangle('Position',[181.25 -93.75 6.25 6.25], 'FaceColor',[1 1 1]);
rectangle('Position',[175 -100 6.25 6.25], 'FaceColor',[0 0 0]);
rectangle('Position',[181.25 -100 6.25 6.25], 'FaceColor',[1 1 1]);
rectangle('Position',[87.5 -181.25 6.25 6.25], 'FaceColor',[1 1 1]);
rectangle('Position',[93.75 -181.25 6.25 6.25], 'FaceColor',[1 1 1]);
rectangle('Position',[87.5 -187.5 6.25 6.25], 'FaceColor',[0 0 0]);
rectangle('Position',[93.75 -187.5 6.25 6.25], 'FaceColor',[0 0 0]);
rectangle('Position',[100 -181.25 6.25 6.25], 'FaceColor',[1 1 1]);
rectangle('Position',[106.25 -181.25 6.25 6.25], 'FaceColor',[1 1 1]);
rectangle('Position',[100 -187.5 6.25 6.25], 'FaceColor',[0 0 0]);
rectangle('Position',[106.25 -187.5 6.25 6.25], 'FaceColor',[0 0 0]);
rectangle('Position',[212.5 -281.25 6.25 6.25], 'FaceColor',[1 1 1]);
rectangle('Position',[218.75 -281.25 6.25 6.25], 'FaceColor',[0 0 0]);
rectangle('Position',[212.5 -287.5 6.25 6.25], 'FaceColor',[1 1 1]);
rectangle('Position',[218.75 -287.5 6.25 6.25], 'FaceColor',[0 0 0]);
rectangle('Position',[212.5 -293.75 6.25 6.25], 'FaceColor',[1 1 1]);
rectangle('Position',[218.75 -293.75 6.25 6.25], 'FaceColor',[0 0 0]);
rectangle('Position',[212.5 -300 6.25 6.25], 'FaceColor',[1 1 1]);
rectangle('Position',[218.75 -300 6.25 6.25], 'FaceColor',[0 0 0]);
rectangle('Position',[300 -281.25 6.25 6.25], 'FaceColor',[1 1 1]);
rectangle('Position',[306.25 -281.25 6.25 6.25], 'FaceColor',[1 1 1]);
rectangle('Position',[300 -287.5 6.25 6.25], 'FaceColor',[0 0 0]);
rectangle('Position',[306.25 -287.5 6.25 6.25], 'FaceColor',[0 0 0]);
rectangle('Position',[312.5 -281.25 6.25 6.25], 'FaceColor',[1 1 1]);
rectangle('Position',[318.75 -281.25 6.25 6.25], 'FaceColor',[1 1 1]);
rectangle('Position',[312.5 -287.5 6.25 6.25], 'FaceColor',[0 0 0]);
rectangle('Position',[318.75 -287.5 6.25 6.25], 'FaceColor',[0 0 0]);
rectangle('Position',[325 -281.25 6.25 6.25], 'FaceColor',[1 1 1]);
rectangle('Position',[331.25 -281.25 6.25 6.25], 'FaceColor',[1 1 1]);
rectangle('Position',[325 -287.5 6.25 6.25], 'FaceColor',[0 0 0]);
rectangle('Position',[331.25 -287.5 6.25 6.25], 'FaceColor',[0 0 0]);
rectangle('Position',[337.5 -281.25 6.25 6.25], 'FaceColor',[1 1 1]);
rectangle('Position',[343.75 -281.25 6.25 6.25], 'FaceColor',[1 1 1]);
rectangle('Position',[337.5 -287.5 6.25 6.25], 'FaceColor',[0 0 0]);
rectangle('Position',[343.75 -287.5 6.25 6.25], 'FaceColor',[0 0 0]);
rectangle('Position',[350 -281.25 6.25 6.25], 'FaceColor',[1 1 1]);
rectangle('Position',[356.25 -281.25 6.25 6.25], 'FaceColor',[1 1 1]);
rectangle('Position',[350 -287.5 6.25 6.25], 'FaceColor',[0 0 0]);
rectangle('Position',[356.25 -287.5 6.25 6.25], 'FaceColor',[0 0 0]);
rectangle('Position',[362.5 -281.25 6.25 6.25], 'FaceColor',[1 1 1]);
rectangle('Position',[368.75 -281.25 6.25 6.25], 'FaceColor',[1 1 1]);
rectangle('Position',[362.5 -287.5 6.25 6.25], 'FaceColor',[0 0 0]);
rectangle('Position',[368.75 -287.5 6.25 6.25], 'FaceColor',[0 0 0]);
rectangle('Position',[375 -281.25 6.25 6.25], 'FaceColor',[1 1 1]);
rectangle('Position',[381.25 -281.25 6.25 6.25], 'FaceColor',[1 1 1]);
rectangle('Position',[375 -287.5 6.25 6.25], 'FaceColor',[0 0 0]);
rectangle('Position',[381.25 -287.5 6.25 6.25], 'FaceColor',[0 0 0]);
rectangle('Position',[212.5 -306.25 6.25 6.25], 'FaceColor',[1 1 1]);
rectangle('Position',[218.75 -306.25 6.25 6.25], 'FaceColor',[0 0 0]);
rectangle('Position',[212.5 -312.5 6.25 6.25], 'FaceColor',[1 1 1]);
rectangle('Position',[218.75 -312.5 6.25 6.25], 'FaceColor',[0 0 0]);
rectangle('Position',[212.5 -318.75 6.25 6.25], 'FaceColor',[1 1 1]);
rectangle('Position',[218.75 -318.75 6.25 6.25], 'FaceColor',[0 0 0]);
rectangle('Position',[212.5 -325 6.25 6.25], 'FaceColor',[1 1 1]);
rectangle('Position',[218.75 -325 6.25 6.25], 'FaceColor',[0 0 0]);
rectangle('Position',[212.5 -331.25 6.25 6.25], 'FaceColor',[1 1 1]);
rectangle('Position',[218.75 -331.25 6.25 6.25], 'FaceColor',[0 0 0]);
rectangle('Position',[212.5 -337.5 6.25 6.25], 'FaceColor',[1 1 1]);
rectangle('Position',[218.75 -337.5 6.25 6.25], 'FaceColor',[0 0 0]);
rectangle('Position',[212.5 -343.75 6.25 6.25], 'FaceColor',[1 1 1]);
rectangle('Position',[218.75 -343.75 6.25 6.25], 'FaceColor',[0 0 0]);
rectangle('Position',[212.5 -350 6.25 6.25], 'FaceColor',[1 1 1]);
rectangle('Position',[218.75 -350 6.25 6.25], 'FaceColor',[0 0 0]);
rectangle('Position',[212.5 -356.25 6.25 6.25], 'FaceColor',[1 1 1]);
rectangle('Position',[218.75 -356.25 6.25 6.25], 'FaceColor',[0 0 0]);
rectangle('Position',[212.5 -362.5 6.25 6.25], 'FaceColor',[1 1 1]);
rectangle('Position',[218.75 -362.5 6.25 6.25], 'FaceColor',[0 0 0]);
rectangle('Position',[212.5 -368.75 6.25 6.25], 'FaceColor',[1 1 1]);
rectangle('Position',[218.75 -368.75 6.25 6.25], 'FaceColor',[0 0 0]);
rectangle('Position',[212.5 -375 6.25 6.25], 'FaceColor',[1 1 1]);
rectangle('Position',[218.75 -375 6.25 6.25], 'FaceColor',[0 0 0]);
rectangle('Position',[212.5 -381.25 6.25 6.25], 'FaceColor',[1 1 1]);
rectangle('Position',[218.75 -381.25 6.25 6.25], 'FaceColor',[0 0 0]);
rectangle('Position',[212.5 -387.5 6.25 6.25], 'FaceColor',[1 1 1]);
rectangle('Position',[218.75 -387.5 6.25 6.25], 'FaceColor',[0 0 0]);
X=[373.333,373.333,350,300,300,250,250,225,225,225,150,125,100,100,100,50,50,50,50,50,50,50,50,26.6667];
Y=[-26.6667,-26.6667,-50,-125,-125,-200,-200,-225,-225,-225,-225,-200,-175,-175,-175,-200,-200,-250,-250,-300,-300,-350,-350,-373.333];
hold on;
plot(X,Y,'r');
legend('1547.77','Location','southoutside');
